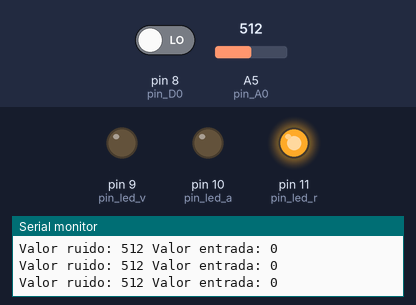
The sketch below on a simulated Arduino Uno, built with avr-gcc and run on an emulated ATmega328P. Parts: output pins drawn as LEDs (lit = HIGH), the last lines printed to the serial monitor. The test bench sets the inputs (shaded band); at power-on: A5 (pin_A0) = 512, pin 8 (pin_D0) LOW.

Above: at 1.2 s.
1.3 s: A5 (pin_A0) set to 306
At 1.81 s:
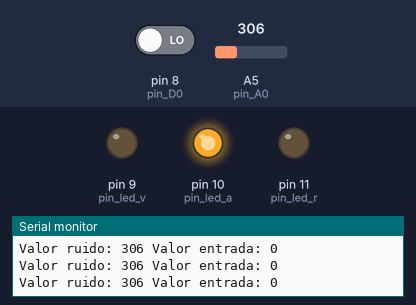
4.3 s: A5 (pin_A0) set to 91
At 4.82 s:
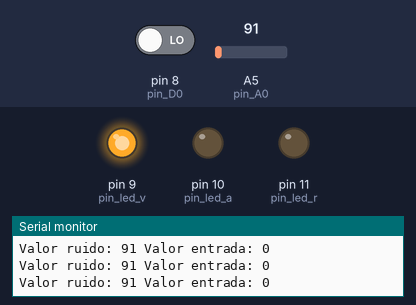
7.3 s: A5 (pin_A0) set to 110
At 7.84 s:
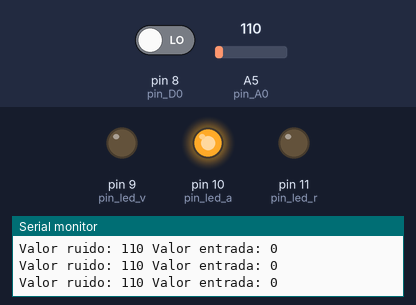
10.3 s: A5 (pin_A0) set to 320
At 10.86 s:
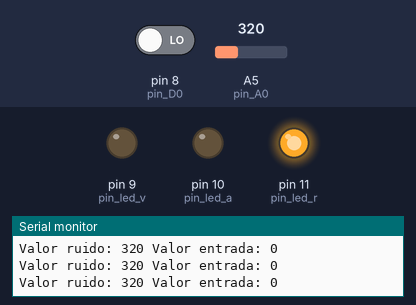
Timing chart, 0 to 13.3 s (numbered marks = the images above; inputs shaded):
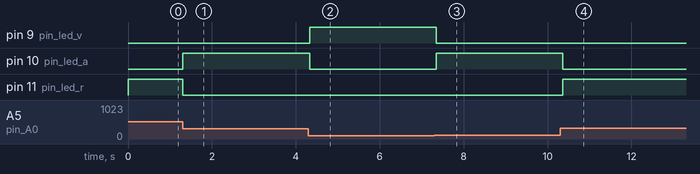

The sketch:

ruidometro.ino
```cpp
//ruidometro modulo KY-038
int pin_A0 = A5;
int pin_D0 = 8;

// pines  del
int pin_led_r = 11;
int pin_led_a = 10;
int pin_led_v = 9;


//Definimos variables
int valor_A0 = 0;
int valor_D0 = 0;

void setup()
{
  Serial.begin(9600);
  // modulo KY-038
  pinMode(pin_A0, INPUT);
  pinMode(pin_D0, INPUT);
  //D KY-016 salida rgb
  pinMode(pin_led_r, OUTPUT);
  pinMode(pin_led_a, OUTPUT);
  pinMode(pin_led_v, OUTPUT);
}

void loop()
{
  valor_A0 = analogRead(pin_A0);
  valor_D0 = digitalRead(pin_D0);
  //serie
  Serial.print("Valor ruido: ");
  Serial.print(valor_A0);
  Serial.print(" Valor entrada: ");
  Serial.println(valor_D0);

  //ruido bajo
  if (valor_A0 < 100)
  {
    digitalWrite(pin_led_v, HIGH);
    digitalWrite(pin_led_r, LOW);
    digitalWrite(pin_led_a, LOW);
  }
  //medio
  if (valor_A0 >= 101 && valor_A0 < 310)
  {
    digitalWrite(pin_led_v, LOW);
    digitalWrite(pin_led_a, HIGH);
    digitalWrite(pin_led_r, LOW);
  }
  //ruido alto
  if (valor_A0 > 310)
  {
    digitalWrite(pin_led_v, LOW);
    digitalWrite(pin_led_a, LOW);
    digitalWrite(pin_led_r, HIGH);
  }
  delay(100);
  //off led
  digitalWrite(pin_led_v, LOW);
  digitalWrite(pin_led_a, LOW);
  digitalWrite(pin_led_r, LOW);
}
```

Measured:
- after the input at 1.3 s, pin 10 (pin_led_a): LOW → HIGH at once; pin 11 (pin_led_r): HIGH → LOW at once
- after the input at 4.3 s, pin 9 (pin_led_v): LOW → HIGH at once; pin 10 (pin_led_a): HIGH → LOW at once
- after the input at 7.3 s, pin 9 (pin_led_v): HIGH → LOW at once; pin 10 (pin_led_a): LOW → HIGH at once
- after the input at 10.3 s, pin 10 (pin_led_a): HIGH → LOW after 0.06 s; pin 11 (pin_led_r): LOW → HIGH after 0.06 s
